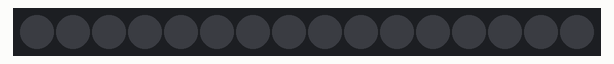
This sketch was run on a simulated Arduino Uno, built with avr-gcc and run on an emulated ATmega328P. Parts: 16 RGB LEDs in strip order, left to right. Dim RGB values are drawn brighter than linear.

Above: at 0.1 s.
At 0.6 s:
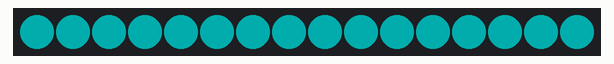
At 1.1 s:
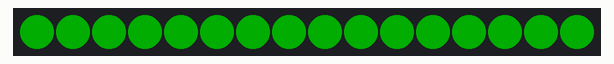

Measured:
- by itself, everything shown: repeats every 1.5 s, in 3 steps
- what the display in image 1 shows lasts 0.5 s, from 0.5 s to 1.0 s

The sketch:

rgbwforloop.ino.ino.ino
```cpp
// RGBW (Red Green Blue White Neo-Pixel starter code
// 16 LEDS  increment
// KJ Forrister 170413
int clearColor();
int one();
int two();

#include <Adafruit_NeoPixel.h>
#ifdef __AVR__
  #include <avr/power.h>
#endif

#define PIN 6

#define NUM_LEDS 16

#define BRIGHTNESS 50

Adafruit_NeoPixel strip = Adafruit_NeoPixel(NUM_LEDS, PIN, NEO_GRBW + NEO_KHZ800);


void setup() {
  Serial.begin(115200);
  strip.setBrightness(BRIGHTNESS);
  strip.begin();
  strip.show(); // Initialize all pixels to 'off'
}

// Initialize some variables for the void loop()


void loop() {
  clearColor();
  one();
  two();
}
int clearColor(){
  // Initialize some variables for the void loop()
int red = 0, green= 0, blue = 0, white = 0;
int wait = 500;
int led = 0;
int i;
for ( led = 0; led < 16; led++){
    strip.setPixelColor(led, red, green , blue, white);
  }//end of for loop
    strip.show();
    delay(wait);
    red = red + 0;
    green = green + 0;
    blue = blue + 0;
    white = white + 0;

    if (red > 255) red = 0;
    if (green > 255) green = 0;
    if (blue > 255) blue = 0;
    if (white > 50) white = 0;

    if (red < 0) red = 255;
    if (green  < 0) green = 255;
    if (blue < 0) blue = 255;
    if (white  < 0 ) white = 50;
}
 int one(){
  // Initialize some variables for the void loop()
int red = 0, green= 255, blue = 255, white = 0;
int wait = 500;
int led = 0;
int i;
for ( led = 0; led < 16; led++){
    strip.setPixelColor(led, red, green , blue, white);
  }//end of for loop
    strip.show();
    delay(wait);
    red = red + 0;
    green = green + 0;
    blue = blue + 0;
    white = white + 0;

    if (red > 255) red = 0;
    if (green > 255) green = 0;
    if (blue > 255) blue = 0;
    if (white > 50) white = 0;

    if (red < 0) red = 255;
    if (green  < 0) green = 255;
    if (blue < 0) blue = 255;
    if (white  < 0 ) white = 50;
 }
int two(){
  // Initialize some variables for the void loop()
int red = 0, green= 255, blue = 0, white = 0;
int wait = 500;
int led = 0;
int i;
for ( led = 0; led < 16; led++){
    strip.setPixelColor(led, red, green , blue, white);
  }//end of for loop
    strip.show();
    delay(wait);
    red = red + 0;
    green = green + 0;
    blue = blue + 0;
    white = white + 0;

    if (red > 255) red = 0;
    if (green > 255) green = 0;
    if (blue > 255) blue = 0;
    if (white > 50) white = 0;

    if (red < 0) red = 255;
    if (green  < 0) green = 255;
    if (blue < 0) blue = 255;
    if (white  < 0 ) white = 50;
 }
```
